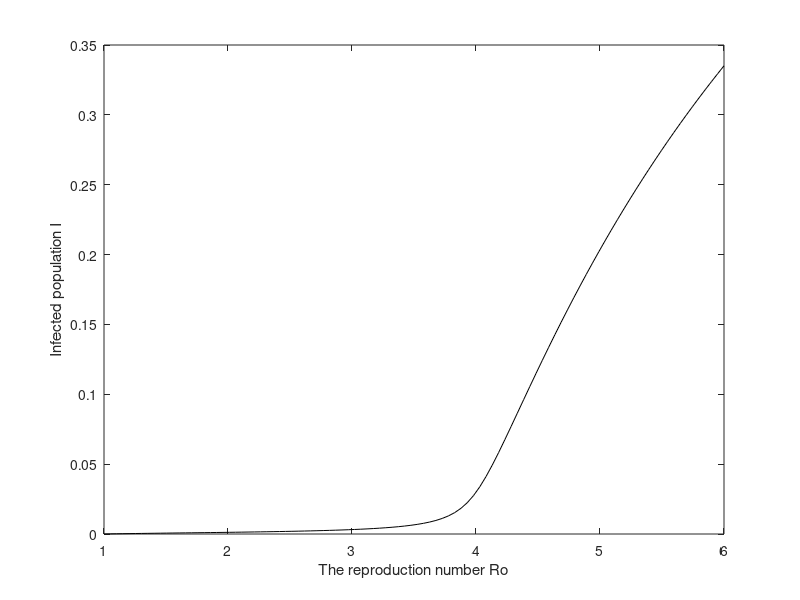

The MATLAB source for this figure:
%% Lab 1 ID: 2019862s

% This produces a plot of I versus Ro, where
% Ro=[1,6], e=0.0012, sigma = 0.25, and I is given
% by the expression defined in Question 1d. 

% Define the parameter values
ro=linspace(1,6);
e = 0.0012;
sigma = 0.25;

% The expression for I(t) as derived in Question 1d
i=e*(2*ro.*sigma).^(-1).*((((1-ro.*sigma)./e+sigma).^2.+...
    +4*(ro-1).*sigma./e).^(1/2)-...
    ((1-ro.*sigma).*e^(-1)+sigma));

% Plot the resulting graph
figure
plot(ro,i,'k')
xlabel('The reproduction number Ro')
ylabel('Infected population I')